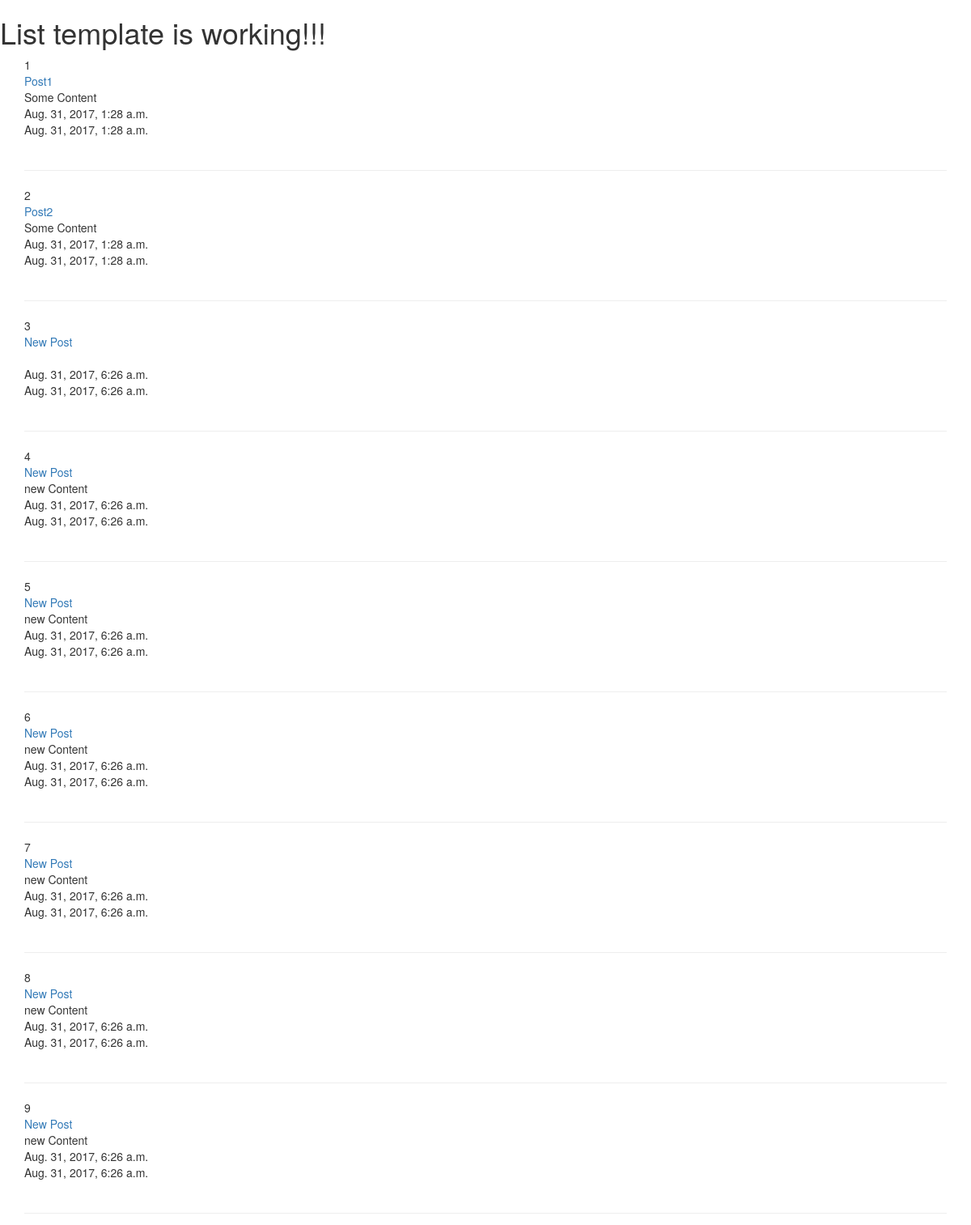
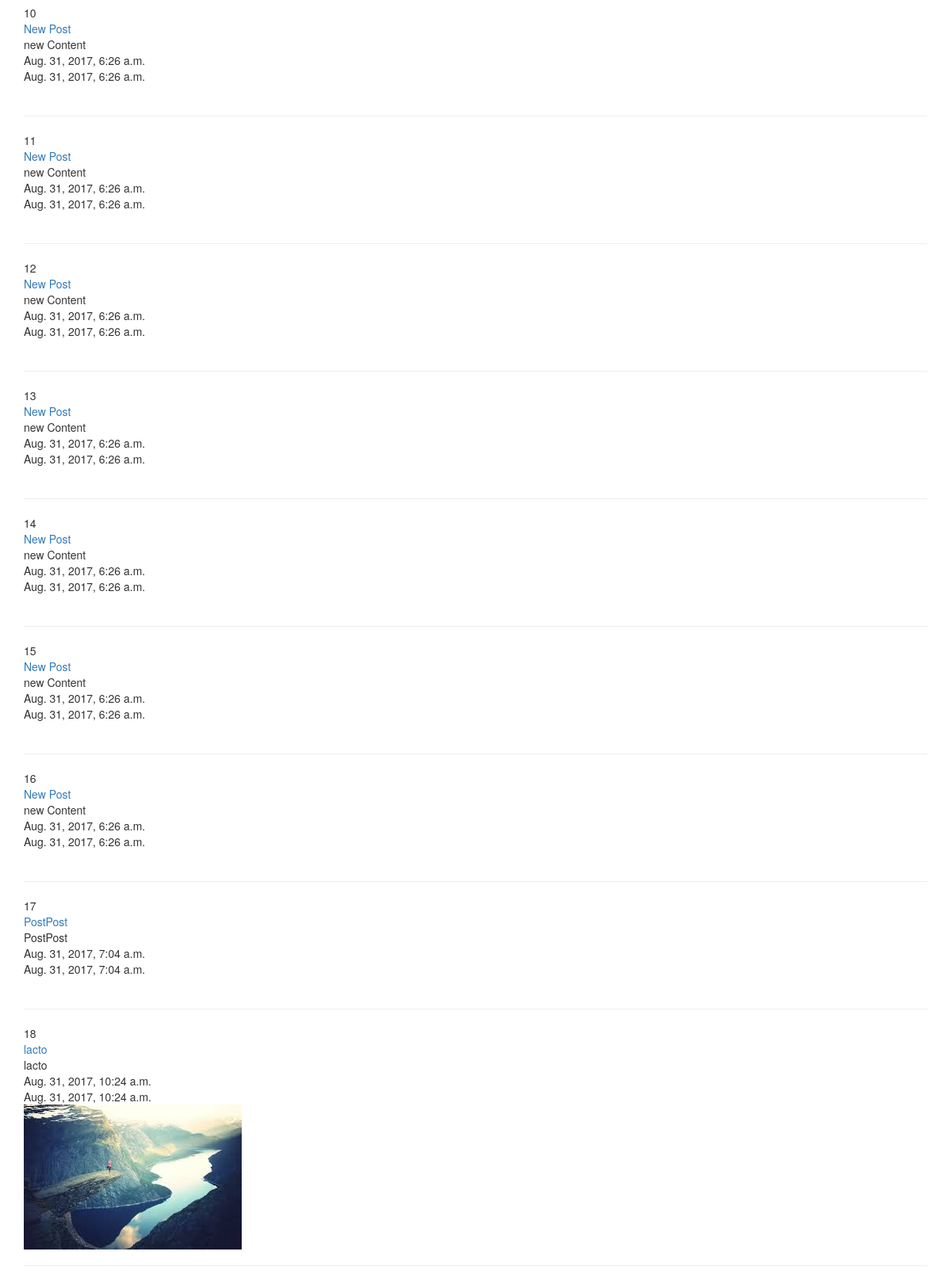
The app's page /posts/list/ with its own data (2 pictures, top to bottom).
### posts/models.py (models this page shows, shortened)
class Post(models.Model):
    title = models.CharField(max_length=120)
    content = models.TextField()
    updated = models.DateTimeField(auto_now=True, auto_now_add=False)
    timestamp = models.DateTimeField(auto_now=False,auto_now_add=True)
    image = models.ImageField(upload_to='image', blank=True)

### posts/views.py (the view)
def posts_list(request):
    queryset = Post.objects.all()
    context = {
        "object_list":queryset,
        "title": "List"
    }
    return render(request,"index.html", context)

### templates/index.html (shortened to what this page needs)
<!DOCTYPE html>
<html lang="en">
<head>
    <link rel="stylesheet" href="https://maxcdn.bootstrapcdn.com/bootstrap/3.3.7/css/bootstrap.min.css">
</head>
<body>
    <h1>{{ title }}  template  is working!!!</h1>
    <div class="container">
    {% for obj in object_list %}
        {{obj.id}}<br/>
    <a href="/posts/{{ obj.id }}">{{obj.title}}</a><br/>
        {{obj.content}}<br/>
        {{obj.timestamp}}<br/>
        {{obj.updated}}<br/>
        <img src="{{obj.image}}"/>
        <hr/>
    {% endfor %}
        </div>
</body>
</html>

### records on screen
Post: id "1", title "Post1", content "Some Content", timestamp "Aug. 31, 2017, 1:28 a.m.", updated "Aug. 31, 2017, 1:28 a.m."
Post: id "2", title "Post2", content "Some Content", timestamp "Aug. 31, 2017, 1:28 a.m.", updated "Aug. 31, 2017, 1:28 a.m."
Post: id "3", title "New Post", timestamp "Aug. 31, 2017, 6:26 a.m.", updated "Aug. 31, 2017, 6:26 a.m."
Post: id "4", title "New Post", content "new Content", timestamp "Aug. 31, 2017, 6:26 a.m.", updated "Aug. 31, 2017, 6:26 a.m."
Post: id "5", title "New Post", content "new Content", timestamp "Aug. 31, 2017, 6:26 a.m.", updated "Aug. 31, 2017, 6:26 a.m."
Post: id "6", title "New Post", content "new Content", timestamp "Aug. 31, 2017, 6:26 a.m.", updated "Aug. 31, 2017, 6:26 a.m."
Post: id "7", title "New Post", content "new Content", timestamp "Aug. 31, 2017, 6:26 a.m.", updated "Aug. 31, 2017, 6:26 a.m."
Post: id "8", title "New Post", content "new Content", timestamp "Aug. 31, 2017, 6:26 a.m.", updated "Aug. 31, 2017, 6:26 a.m."
Post: id "9", title "New Post", content "new Content", timestamp "Aug. 31, 2017, 6:26 a.m.", updated "Aug. 31, 2017, 6:26 a.m."
Post: id "10", title "New Post", content "new Content", timestamp "Aug. 31, 2017, 6:26 a.m.", updated "Aug. 31, 2017, 6:26 a.m."
Post: id "11", title "New Post", content "new Content", timestamp "Aug. 31, 2017, 6:26 a.m.", updated "Aug. 31, 2017, 6:26 a.m."
Post: id "12", title "New Post", content "new Content", timestamp "Aug. 31, 2017, 6:26 a.m.", updated "Aug. 31, 2017, 6:26 a.m."
Post: id "13", title "New Post", content "new Content", timestamp "Aug. 31, 2017, 6:26 a.m.", updated "Aug. 31, 2017, 6:26 a.m."
Post: id "14", title "New Post", content "new Content", timestamp "Aug. 31, 2017, 6:26 a.m.", updated "Aug. 31, 2017, 6:26 a.m."
Post: id "15", title "New Post", content "new Content", timestamp "Aug. 31, 2017, 6:26 a.m.", updated "Aug. 31, 2017, 6:26 a.m."
Post: id "16", title "New Post", content "new Content", timestamp "Aug. 31, 2017, 6:26 a.m.", updated "Aug. 31, 2017, 6:26 a.m."
Post: id "17", title "PostPost", content "PostPost", timestamp "Aug. 31, 2017, 7:04 a.m.", updated "Aug. 31, 2017, 7:04 a.m."
Post: id "18", title "lacto", content "lacto", timestamp "Aug. 31, 2017, 10:24 a.m.", updated "Aug. 31, 2017, 10:24 a.m.", image (picture)

### other values on screen
{{ title }} "List"
